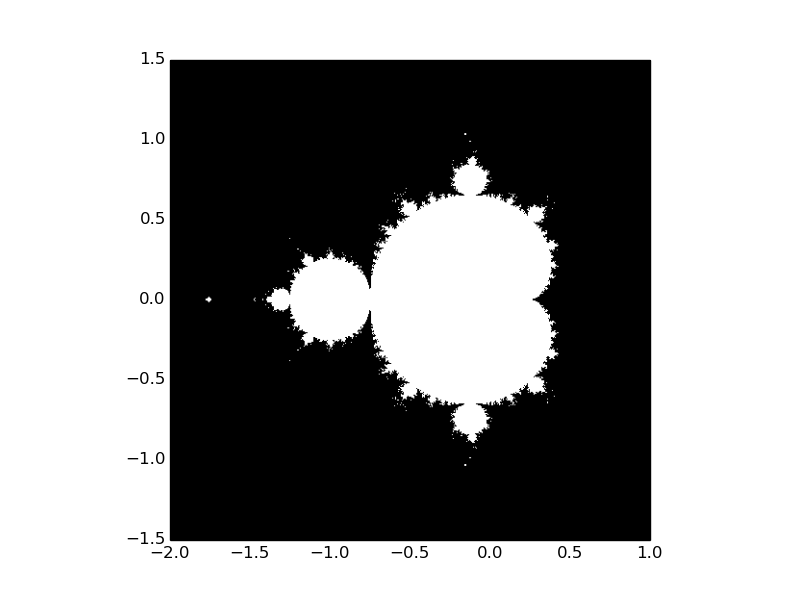

This figure's Python source:
# Author: Yihong Du

import numpy as np
import matplotlib.pyplot as plt

# Question 4
# Write a module that computes the Mandelbrot fractal using the Mandelbrot iteration
class mandelbrot:

    def __init__(self, grid_num):
        self.N_max = 50
        self.some_threshold = 50

        # Constructing a grid of 1000 uniformly distributed values in the range [-2, 1] x [-1.5, 1.5]
        self.x_grid = np.linspace(-2, 1, grid_num)
        self.y_grid = np.linspace(-1.5, 1.5, grid_num)
        self.x, self.y = np.meshgrid(self.x_grid, self.y_grid)
        self.c = self.x + 1j * self.y
        self.z = self.c

        # Mandelbrot iteration
    def mandelbrot_iter(self):
        for v in range(self.N_max):
            self.z = self.z**2 + self.c
        return self.z
        
        # Form a 2-D boolean mask indicating which points are in the set
    def form_mask(self):
        mask = (abs(self.z) < self.some_threshold)

        # Save the result to an image
        plt.imshow(mask, extent=[-2, 1, -1.5, 1.5])
        plt.gray()
        plt.savefig('mandelbrot.png')